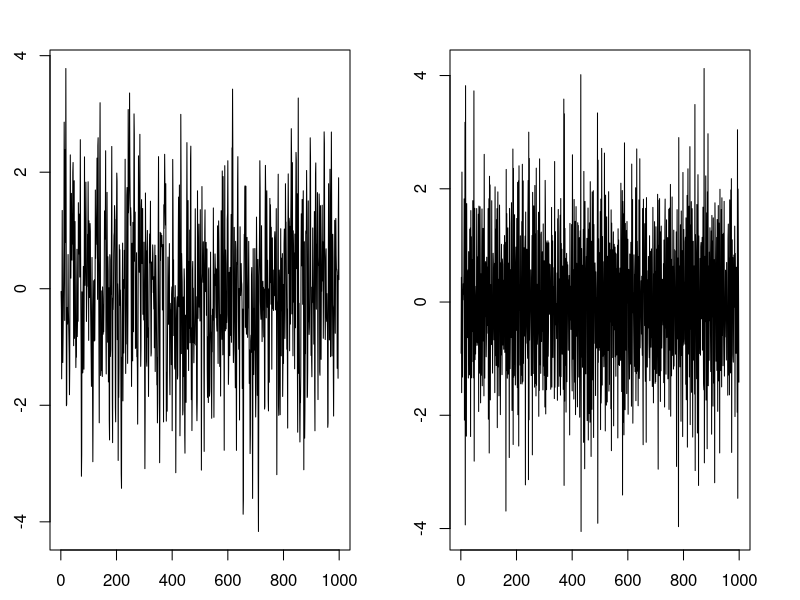
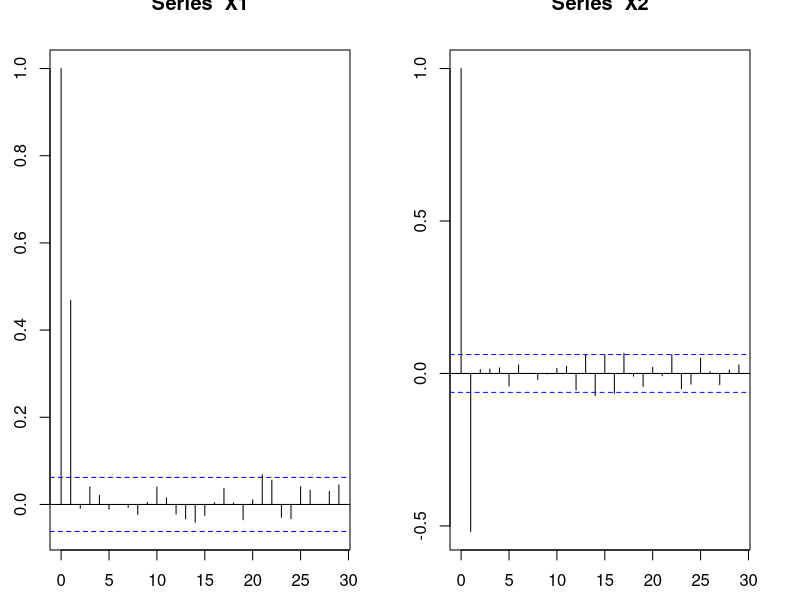

The R script that drew these images, in order: (Note: this script raises an error after producing the figures.)
## ---- chunk 1
library(knitr)
opts_chunk$set(dev=c("png", "pdf"))
opts_chunk$set(fig.height=6, fig.width=7, fig.path="Figures/", fig.alt="unlabelled")
opts_chunk$set(comment="", fig.align="center", tidy=TRUE)
options(knitr.kable.NA = '')
library(tidyverse)
library(broom)
## ---- chunk 2
library(nlme)        
library(broom.mixed)
## ---- chunk 3
Z1 = rnorm(1000)
X1 = Z1[-1] + 0.85*Z1[-1000]
X2 = Z1[-1] - 0.85*Z1[-1000]
par(mfrow=c(1,2), mai=rep(0.5, 4))
plot(X1, type="l")
plot(X2, type="l")
## ---- chunk 4
par(mfrow=c(1,2))
acf(X1)
acf(X2)
## ---- chunk 5
tourism <- read_csv(file="../../data/motel.csv")
tourism <- read_csv(file="motel.csv")
tourism <- tourism |>
  mutate(Time = round(time_length(Date - min(Date), unit="month")),
         Month = factor(month(Date, label=TRUE), ordered=FALSE),
         Year = year(Date))
tourism
## ---- chunk 6
tourism.lm <- lm(RoomNights ~ Time + Month, data=tourism)
acf(resid(tourism.lm))
## ---- chunk 7
library(nlme)
## ---- chunk 8
tourism.gls <- gls(RoomNights ~ Time + Month, correlation=corAR1(), data=tourism) 
anova(tourism.gls)
## ---- chunk 9
summary(tourism.gls)
## ---- chunk 10
library(broom.mixed)
list(gls=tourism.gls |> tidy(),
     lm=tourism.lm |> tidy()) |>
  bind_rows(, .id="model") |>
  filter(term == "Time") |>
  select(model, term, estimate, std.error)
## ---- chunk 11
acf(residuals(tourism.gls, type="normalized"))
